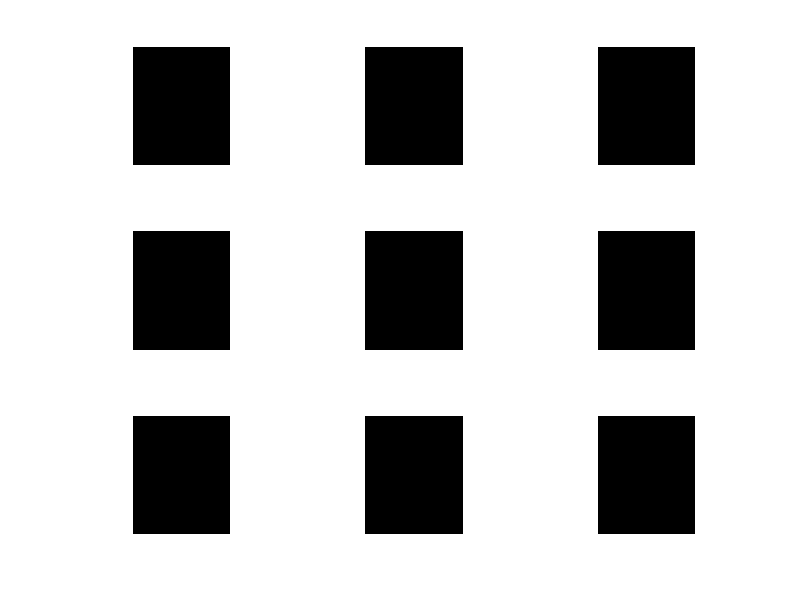

Here is the MATLAB script that generated this plot:
% INITIALIZATION

image_size = 112*92;
train_image_array = zeros(image_size,32,6);
test_image_array = zeros(image_size,32,4);
not_in_gallery_image_array = zeros(image_size,8,4);
K = [1 2 3 5 10 15 20 30 50 75 100 150 170];
final_rr = zeros([length(K),1]);

%FILE READING
directory_name = dir('ORL/');
is_directory = [directory_name.isdir]  & ~strcmp({directory_name.name},'.') & ~strcmp({directory_name.name},'..');
person_directory = directory_name(is_directory);

for i= 1:length(person_directory)
    image_files = dir(['ORL/' person_directory(i).name '/*.pgm']);
    for j=1:length(image_files)
        image = double(imread(['ORL/' person_directory(i).name '/' image_files(j).name]));
        if (i > 32) && (j<=4)
            not_in_gallery_image_array(:,i-32,j) = image(:);
        elseif (i <= 32) && (j>6)
            test_image_array(:,i,j-6) = image(:);
        elseif (i <= 32) && (j<=6)
            train_image_array(:,i,j) = image(:);
        end
    end
end

train_image_array = reshape(train_image_array,image_size,[]);
test_image_array = reshape(test_image_array,image_size,[]);
not_in_gallery_image_array = reshape(not_in_gallery_image_array,image_size,[]);
%imshow(reshape(train_image_array(:,1),112,92),[])

%MEAN
mean_images = mean(train_image_array(:,:),'all');
train_image_array= train_image_array-mean_images;

%SVD
[U,S,V] = svd(train_image_array);




%ORL FACE Reconstruction
K_r = [2 10 20 50 75 100 125 150 175];
h =[];
for i=1:length(K_r)
  U_k = U(:,1:K_r(i));
  projected_image = transpose(U_k)*train_image_array(:,2);
  recovered_image = U_k*projected_image;
  subplot(3,3,i),imshow(reshape(recovered_image,112,[]),[])
end

%25 Eigenfaces 
%Eigenfaces = U(:,1:25);
%for i = 1:25
%   subplot(5,5,i),imshow(reshape(Eigenfaces(:,i),112,[]),[])
%end
